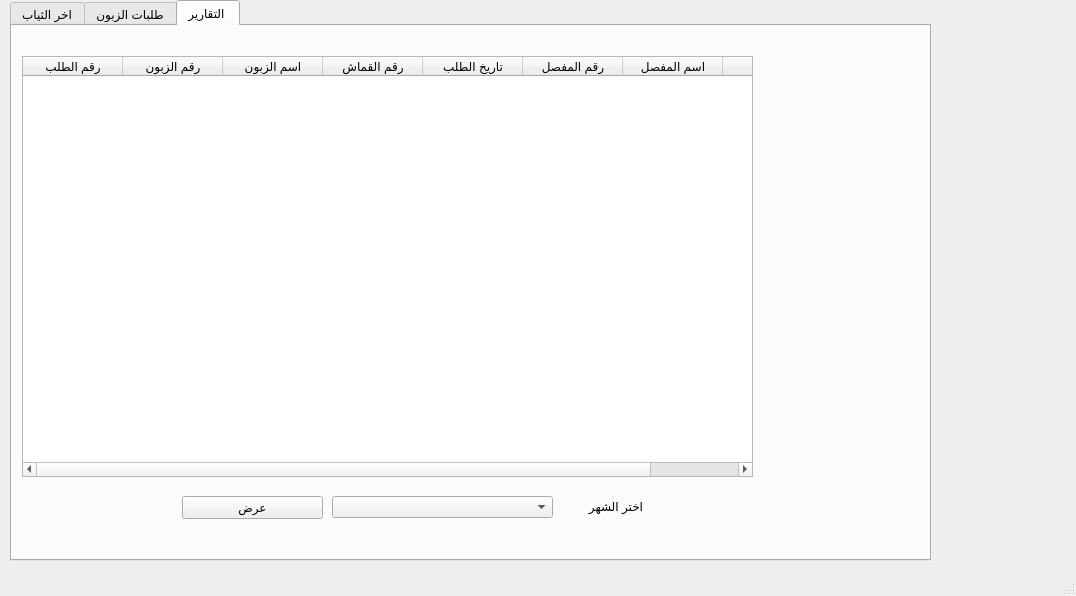
<?xml version="1.0" encoding="UTF-8"?>
<ui version="4.0">
 <class>MainWindow</class>
 <widget class="QMainWindow" name="MainWindow">
  <property name="geometry">
   <rect>
    <x>0</x>
    <y>0</y>
    <width>1076</width>
    <height>596</height>
   </rect>
  </property>
  <property name="windowTitle">
   <string>MainWindow</string>
  </property>
  <widget class="QWidget" name="centralwidget">
   <widget class="QTabWidget" name="tabWidget">
    <property name="geometry">
     <rect>
      <x>10</x>
      <y>0</y>
      <width>921</width>
      <height>561</height>
     </rect>
    </property>
    <property name="currentIndex">
     <number>2</number>
    </property>
    <widget class="QWidget" name="tab">
     <attribute name="title">
      <string>اخر الثياب</string>
     </attribute>
     <widget class="QPushButton" name="refresh_2">
      <property name="geometry">
       <rect>
        <x>470</x>
        <y>470</y>
        <width>121</width>
        <height>41</height>
       </rect>
      </property>
      <property name="text">
       <string>الغير مستلمة</string>
      </property>
     </widget>
     <widget class="QPushButton" name="acciptwork">
      <property name="geometry">
       <rect>
        <x>50</x>
        <y>480</y>
        <width>131</width>
        <height>41</height>
       </rect>
      </property>
      <property name="text">
       <string>استلام للعمل</string>
      </property>
     </widget>
     <widget class="QComboBox" name="worker">
      <property name="geometry">
       <rect>
        <x>330</x>
        <y>490</y>
        <width>131</width>
        <height>22</height>
       </rect>
      </property>
      <property name="currentText">
       <string/>
      </property>
     </widget>
     <widget class="QLineEdit" name="workplacenum">
      <property name="geometry">
       <rect>
        <x>192</x>
        <y>489</y>
        <width>131</width>
        <height>21</height>
       </rect>
      </property>
      <property name="text">
       <string/>
      </property>
      <property name="placeholderText">
       <string>رقم الطلب</string>
      </property>
     </widget>
     <widget class="QLabel" name="label">
      <property name="geometry">
       <rect>
        <x>340</x>
        <y>453</y>
        <width>71</width>
        <height>20</height>
       </rect>
      </property>
      <property name="text">
       <string>اسم المفصل</string>
      </property>
     </widget>
     <widget class="QTableWidget" name="tableWidget">
      <property name="geometry">
       <rect>
        <x>0</x>
        <y>10</y>
        <width>911</width>
        <height>421</height>
       </rect>
      </property>
      <column>
       <property name="text">
        <string>رقم الطلب</string>
       </property>
      </column>
      <column>
       <property name="text">
        <string>رقم الزبون</string>
       </property>
      </column>
      <column>
       <property name="text">
        <string>اسم الزبون</string>
       </property>
      </column>
      <column>
       <property name="text">
        <string>الطول</string>
       </property>
      </column>
      <column>
       <property name="text">
        <string>وسع الصدر</string>
       </property>
      </column>
      <column>
       <property name="text">
        <string>البطن</string>
       </property>
      </column>
      <column>
       <property name="text">
        <string>الارداف</string>
       </property>
      </column>
      <column>
       <property name="text">
        <string>الاكتاف</string>
       </property>
      </column>
      <column>
       <property name="text">
        <string>طول اليد</string>
       </property>
      </column>
      <column>
       <property name="text">
        <string>وسع اليد</string>
       </property>
      </column>
      <column>
       <property name="text">
        <string>وسع العضل</string>
       </property>
      </column>
      <column>
       <property name="text">
        <string>الرقبة</string>
       </property>
      </column>
      <column>
       <property name="text">
        <string>اسم القماش</string>
       </property>
      </column>
      <column>
       <property name="text">
        <string>رقم القماش</string>
       </property>
      </column>
      <column>
       <property name="text">
        <string>تاريخ الطلب</string>
       </property>
      </column>
      <column>
       <property name="text">
        <string>عدد الامتار</string>
       </property>
      </column>
      <column>
       <property name="text">
        <string>نوع الثوب</string>
       </property>
      </column>
     </widget>
    </widget>
    <widget class="QWidget" name="tab_2">
     <attribute name="title">
      <string>طلبات الزبون</string>
     </attribute>
     <widget class="QPushButton" name="refresh">
      <property name="geometry">
       <rect>
        <x>590</x>
        <y>470</y>
        <width>121</width>
        <height>41</height>
       </rect>
      </property>
      <property name="text">
       <string>عرض طلبات العميل</string>
      </property>
     </widget>
     <widget class="QLineEdit" name="clint_id">
      <property name="geometry">
       <rect>
        <x>410</x>
        <y>480</y>
        <width>151</width>
        <height>20</height>
       </rect>
      </property>
      <property name="placeholderText">
       <string>رقم الزبون</string>
      </property>
     </widget>
     <widget class="QTableWidget" name="tableWidget_2">
      <property name="geometry">
       <rect>
        <x>50</x>
        <y>10</y>
        <width>631</width>
        <height>421</height>
       </rect>
      </property>
      <column>
       <property name="text">
        <string>رقم الطلب</string>
       </property>
      </column>
      <column>
       <property name="text">
        <string>رقم الزبون</string>
       </property>
      </column>
      <column>
       <property name="text">
        <string>اسم الزبون</string>
       </property>
      </column>
      <column>
       <property name="text">
        <string>رقم القماش</string>
       </property>
      </column>
      <column>
       <property name="text">
        <string>تاريخ الطلب</string>
       </property>
      </column>
      <column>
       <property name="text">
        <string>نوع الثوب</string>
       </property>
      </column>
     </widget>
    </widget>
    <widget class="QWidget" name="tab_3">
     <attribute name="title">
      <string>التقارير </string>
     </attribute>
     <widget class="QPushButton" name="showmontbtn">
      <property name="geometry">
       <rect>
        <x>170</x>
        <y>470</y>
        <width>141</width>
        <height>23</height>
       </rect>
      </property>
      <property name="text">
       <string>عرض</string>
      </property>
     </widget>
     <widget class="QTableWidget" name="tableWidget_3">
      <property name="geometry">
       <rect>
        <x>10</x>
        <y>30</y>
        <width>731</width>
        <height>421</height>
       </rect>
      </property>
      <column>
       <property name="text">
        <string>رقم الطلب</string>
       </property>
      </column>
      <column>
       <property name="text">
        <string>رقم الزبون</string>
       </property>
      </column>
      <column>
       <property name="text">
        <string>اسم الزبون</string>
       </property>
      </column>
      <column>
       <property name="text">
        <string>رقم القماش</string>
       </property>
      </column>
      <column>
       <property name="text">
        <string>تاريخ الطلب</string>
       </property>
      </column>
      <column>
       <property name="text">
        <string>رقم المفصل</string>
       </property>
      </column>
      <column>
       <property name="text">
        <string>اسم المفصل</string>
       </property>
      </column>
      <column>
       <property name="text">
        <string>المدفوع</string>
       </property>
      </column>
     </widget>
     <widget class="QComboBox" name="month">
      <property name="geometry">
       <rect>
        <x>320</x>
        <y>470</y>
        <width>221</width>
        <height>22</height>
       </rect>
      </property>
     </widget>
     <widget class="QLabel" name="label_2">
      <property name="geometry">
       <rect>
        <x>550</x>
        <y>470</y>
        <width>81</width>
        <height>21</height>
       </rect>
      </property>
      <property name="text">
       <string>اختر الشهر</string>
      </property>
     </widget>
    </widget>
   </widget>
  </widget>
  <widget class="QMenuBar" name="menubar">
   <property name="geometry">
    <rect>
     <x>0</x>
     <y>0</y>
     <width>1076</width>
     <height>21</height>
    </rect>
   </property>
  </widget>
  <widget class="QStatusBar" name="statusbar"/>
 </widget>
 <resources/>
 <connections/>
</ui>
